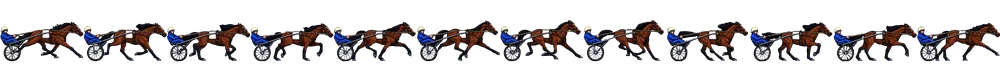
#> input picture art/runner2/anim_raw.webp, 1000 x 83 px, shrunk from 7680 x 640 before the run
$ python edge_smooth.py runner2/anim_raw.webp out.png 3
#> lines starting #> are read from the running program, lines starting #| are printed output that depends on the picture
"""Pixel-art edge smoothing for the replay runner: Scale2x (EPX), applied twice for 4x. Each pixel becomes a 2x2 block,
and where two neighbors that meet at a corner match each other (and not the others), that corner of the block takes
their color, so stair-steps along diagonals become clean lines and nothing is blurred: no new colors are made.
Optionally the outline's alpha is softened a touch after (aa=True), for a page that blends edges instead of cutting.

  python art/edge_smooth.py src.png dst.png [times=2] [aa]
"""
import sys

import numpy as np
from PIL import Image


def scale2x(a):
    """EPX on an RGBA array: returns an array twice the size."""
    p = np.pad(a, ((1, 1), (1, 1), (0, 0)), mode="edge")
    E = p[1:-1, 1:-1]
    B, D, F, H = p[:-2, 1:-1], p[1:-1, :-2], p[1:-1, 2:], p[2:, 1:-1]   # up, left, right, down
    eq = lambda x, y: (x == y).all(-1)
    ok = ~eq(B, H) & ~eq(D, F)
    E0 = np.where((ok & eq(D, B))[..., None], D, E)
    E1 = np.where((ok & eq(B, F))[..., None], F, E)
    E2 = np.where((ok & eq(D, H))[..., None], D, E)
    E3 = np.where((ok & eq(H, F))[..., None], F, E)
    h, w = a.shape[:2]
    out = np.empty((h * 2, w * 2, a.shape[2]), a.dtype)
    out[0::2, 0::2], out[0::2, 1::2], out[1::2, 0::2], out[1::2, 1::2] = E0, E1, E2, E3
    return out


def smooth_outline(a, times=2):
    """EPX on the silhouette alone (the art's shading has too many colors for EPX to find equal neighbors): the outline's
    stair-steps become clean diagonals, and each pixel the new outline adds takes the color of the art beside it."""
    solid = (a[..., 3] >= 128).astype(np.uint8)[..., None]
    for _ in range(times):
        solid = scale2x(solid)
    k = 2 ** times
    big = a.repeat(k, 0).repeat(k, 1)
    out = big.copy()
    add = (solid[..., 0] == 1) & (big[..., 3] < 128)
    if add.any():                                                       # fill each added pixel from the nearest solid one
        ys, xs = np.nonzero(add)
        for y, x in zip(ys, xs):
            for r in range(1, k + 2):
                win = big[max(0, y - r):y + r + 1, max(0, x - r):x + r + 1]
                m = win[..., 3] >= 128
                if m.any():
                    out[y, x] = win[m][0]; break
    out[..., 3] = np.where(solid[..., 0] == 1, 255, 0)
    return out


def soften_alpha(a):
    al = a[..., 3].astype(float)
    p = np.pad(al, 1, mode="edge")
    blur = sum(p[1 + dy:p.shape[0] - 1 + dy, 1 + dx:p.shape[1] - 1 + dx] for dy in (-1, 0, 1) for dx in (-1, 0, 1)) / 9
    o = a.copy()
    o[..., 3] = np.where(al > 0, np.maximum(blur, al * .55), blur * .6).clip(0, 255).astype(np.uint8)
    return o


if __name__ == "__main__":
    a = np.asarray(Image.open(sys.argv[1]).convert("RGBA"))
#> a is the input picture: shape (83, 1000, 4); mean R, G, B, A 20.8, 17.3, 18.2, 52.1
    n = int(sys.argv[3]) if len(sys.argv) > 3 else 2
    a = smooth_outline(a, n) if "outline" in sys.argv[4:] else a
    for _ in range(0 if "outline" in sys.argv[4:] else n):
        a = scale2x(a)
#> this loop made 3 passes
#> pass 1, in scale2x, `p = np.pad(a, ((1, 1), (1, 1), (0, 0)), mode="edge")`:
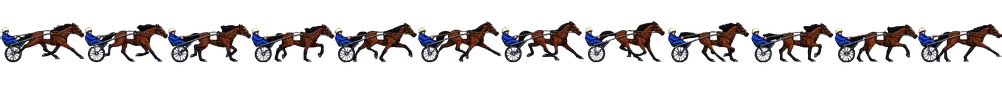
#> p: shape (85, 1002, 4); mean R, G, B, A 20.3, 16.9, 17.8, 50.8; transparent parts drawn white
#> pass 1, in scale2x, `B, D, F, H = p[:-2, 1:-1], p[1:-1, :-2], p[1:-1, 2:], p[2:, 1:-1]`:
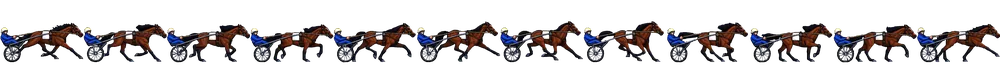
#> B: shape (83, 1000, 4); mean R, G, B, A 20.8, 17.3, 18.2, 52.1; transparent parts drawn white
#> pass 1, in scale2x, `B, D, F, H = p[:-2, 1:-1], p[1:-1, :-2], p[1:-1, 2:], p[2:, 1:-1]`:
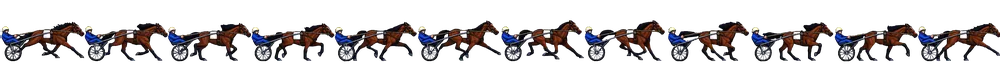
#> D: shape (83, 1000, 4); mean R, G, B, A 20.8, 17.3, 18.2, 52.1; transparent parts drawn white
#> pass 1, in scale2x, `B, D, F, H = p[:-2, 1:-1], p[1:-1, :-2], p[1:-1, 2:], p[2:, 1:-1]`:
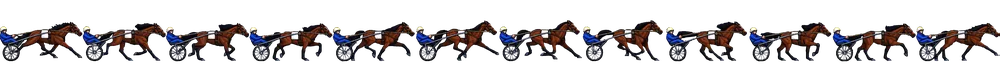
#> F: shape (83, 1000, 4); mean R, G, B, A 20.8, 17.3, 18.2, 52.1; transparent parts drawn white
#> after the loop:
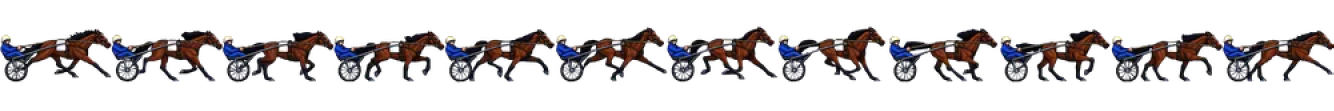
#> a: shape (664, 8000, 4) (shown at 1/6 size); mean R, G, B, A 20.8, 17.2, 18.2, 52.1; transparent parts drawn white
    if "aa" in sys.argv[4:]:
        a = soften_alpha(a)
    Image.fromarray(a).save(sys.argv[2])
    print(sys.argv[2], a.shape)
#| out.png (664, 8000, 4)

$ run again, on art/runner2/anim_key2.webp
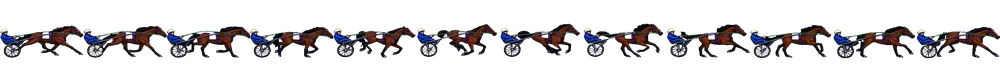
#> input picture art/runner2/anim_key2.webp, 1000 x 83 px, shrunk from 7680 x 640 before the run
#> a is the input picture: shape (83, 1000, 4); mean R, G, B, A 18.5, 16.9, 18.1, 42.4
#> the loop `for _ in range(0 if "outline" in sys.argv[4:] else n):` made 3 passes
#> pass 1, in scale2x, `B, D, F, H = p[:-2, 1:-1], p[1:-1, :-2], p[1:-1, 2:], p[2:, 1:-1]`:
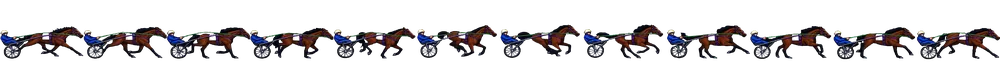
#> B: shape (83, 1000, 4); mean R, G, B, A 18.5, 16.9, 18.1, 42.4; transparent parts drawn white
#> after the loop `for _ in range(0 if "outline" in sys.argv[4:] else n):`:
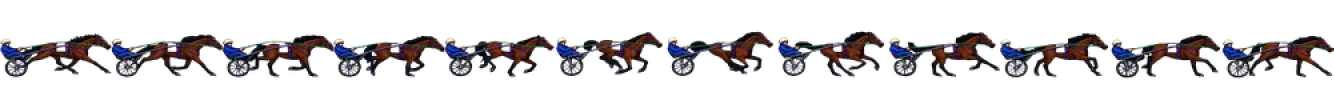
#> a: shape (664, 8000, 4) (shown at 1/6 size); mean R, G, B, A 18.5, 16.9, 18.1, 42.4; transparent parts drawn white
#| out.png (664, 8000, 4)

$ run again, on art/runner2/fe12_denoise24.png
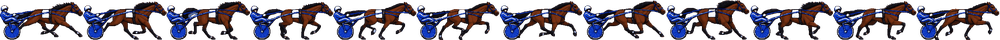
#> input picture art/runner2/fe12_denoise24.png, 1000 x 40 px, shrunk from 2496 x 101 before the run
#> a is the input picture: shape (40, 1000, 4); mean R, G, B, A 31.7, 25.8, 37.5, 118.3
#> the loop `for _ in range(0 if "outline" in sys.argv[4:] else n):` made 3 passes
#> pass 1, in scale2x, `B, D, F, H = p[:-2, 1:-1], p[1:-1, :-2], p[1:-1, 2:], p[2:, 1:-1]`:
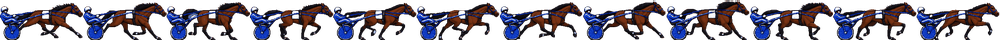
#> B: shape (40, 1000, 4); mean R, G, B, A 31.6, 25.7, 37.4, 117.7; transparent parts drawn white
#> after the loop `for _ in range(0 if "outline" in sys.argv[4:] else n):`:
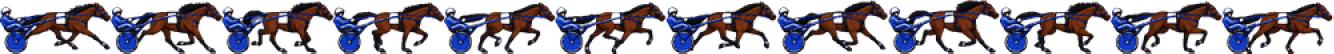
#> a: shape (320, 8000, 4) (shown at 1/6 size); mean R, G, B, A 31.1, 25.4, 37, 118.1; transparent parts drawn white
#| out.png (320, 8000, 4)
